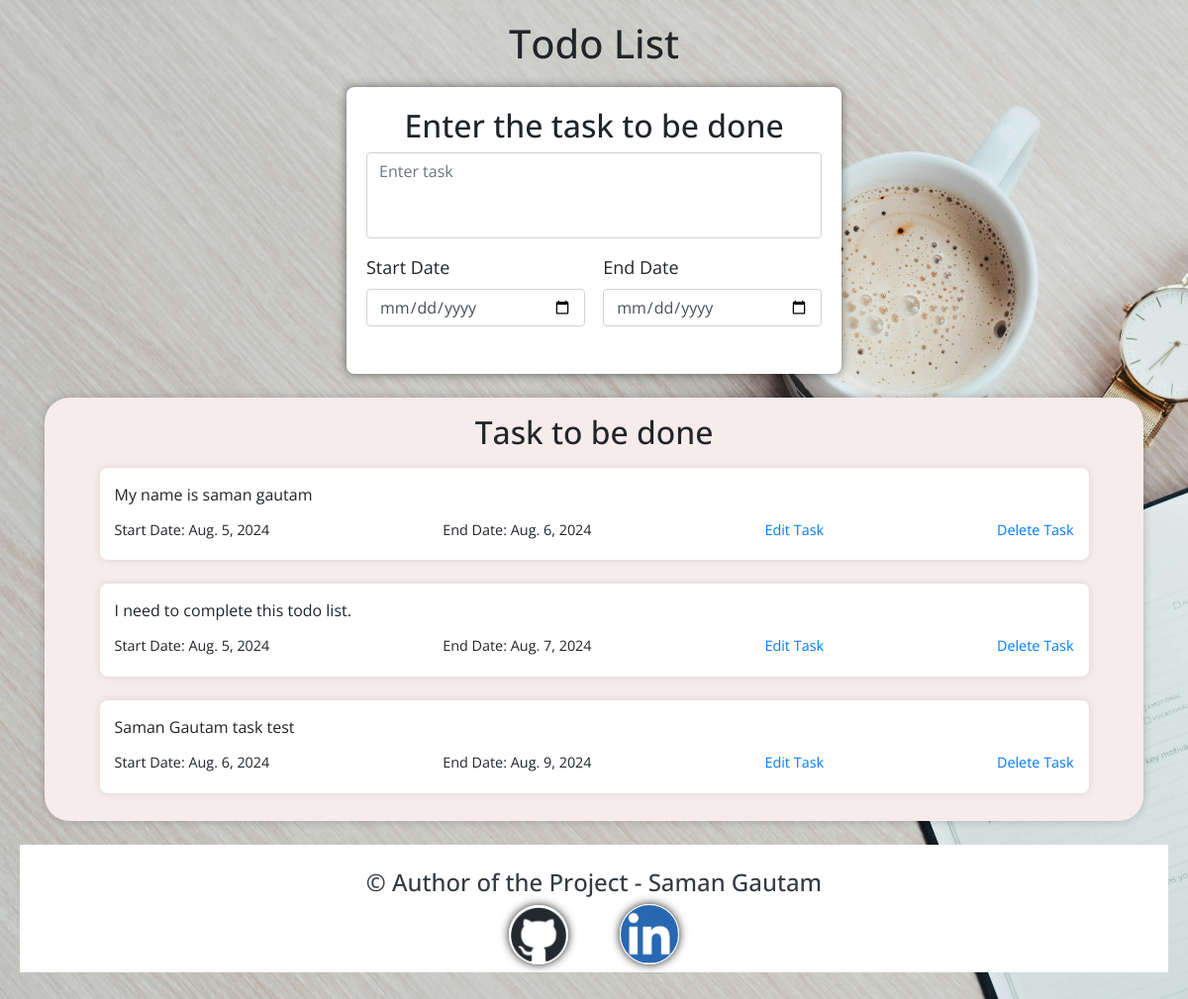
Before: /todo-list-tasks with the older database file.
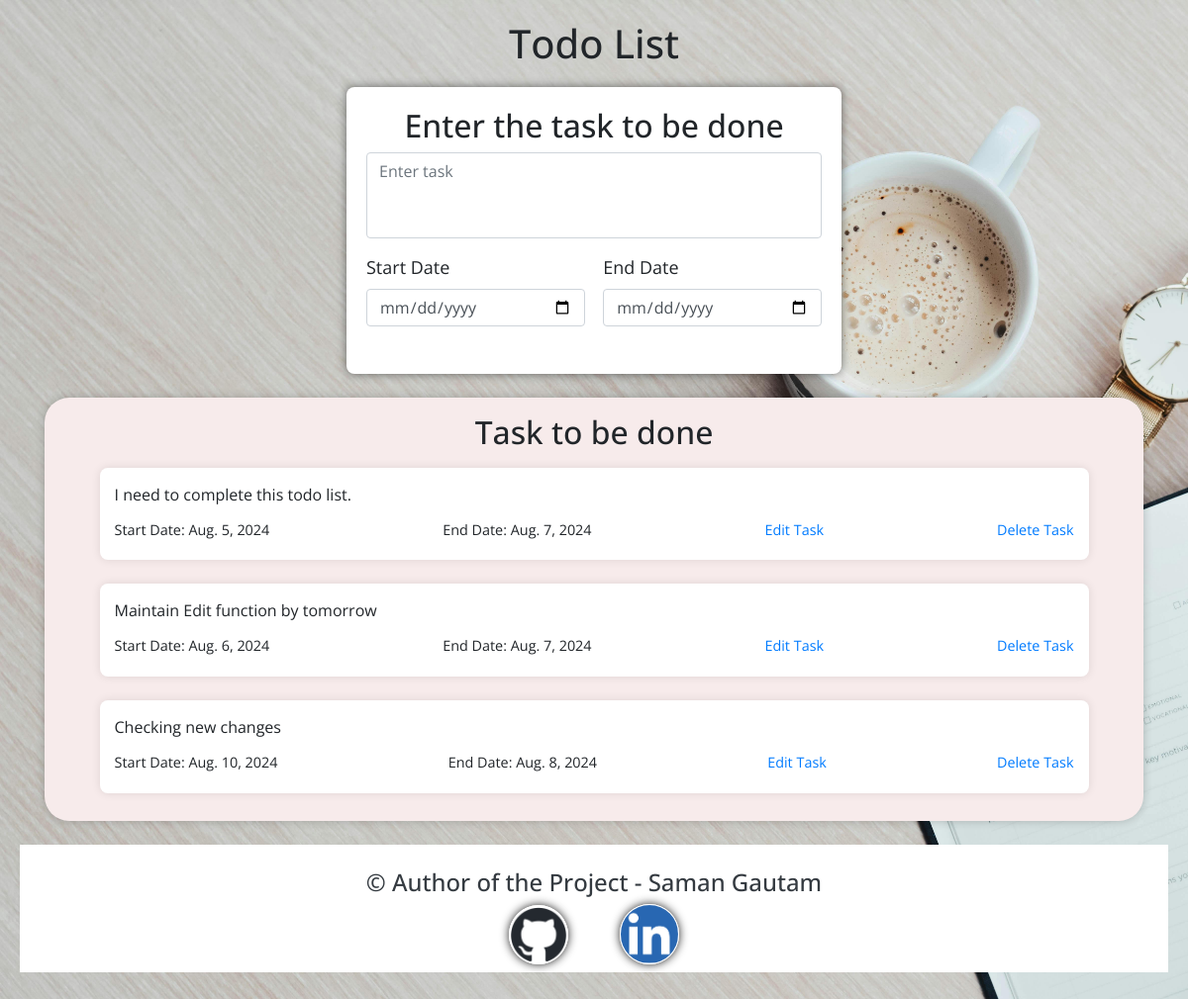
After: the same page with the newer database file.
### core/models.py (models this page shows, shortened)
class Task(models.Model):
    taskId = models.AutoField(primary_key=True)
    task = models.CharField(max_length=1500, null=True, blank=False, verbose_name='Add your task')
    start_date = models.DateField()
    end_date = models.DateField()

### core/views.py (the view)
# urls.py: path("todo-list-tasks", import_task, name="import_task"),
def import_task(request):
    details = Task.objects.all()
    context = {
        'details': details
    }
    return render(request=request, template_name='todolist.html', context=context)

### templates/todolist.html (shortened to what this page needs)
<!DOCTYPE html>
<html lang="en">
  {% load static %}
  <head>
    <link href="https://maxcdn.bootstrapcdn.com/bootstrap/4.5.2/css/bootstrap.min.css" rel="stylesheet" />
    <link href="{% static 'css/stylesheet.css' %}" rel="stylesheet" />
  </head>
  <body>
    <div class="container">
      <h1 class="text-center">Todo List</h1>
      <div class="form-container pb-2">
        <h2 class="text-center">Enter the task to be done</h2>
        <form id="todoForm" method="POST" action="{% url 'save_task' %}">
          <div class="form-group">
            <textarea class="form-control" id="task" placeholder="Enter task" name="task" required></textarea>
          </div>
          <div class="date-fields">
            <div class="form-group">
              <label for="startdate">Start Date</label>
              <input type="date" class="form-control" id="startdate" min="2024-06-15" name="startdate" required />
            </div>
            <div class="form-group">
              <label for="enddate">End Date</label>
              <input type="date" class="form-control" id="enddate" name="enddate" required />
            </div>
          </div>
        </form>
      </div>
      <div class="task-list pb-1 mt-4 mb-4" id="taskList">
        <h2 class="text-center pt-3 pb-2">Task to be done</h2>
        {% for i in details %}
          <div class="task-item mb-4">
            <p class="pb-2">{{ i.task }}</p>
            <div class="date-fields">
              <p>Start Date: {{ i.start_date }}</p>
              <p>End Date: {{ i.end_date }}</p>
              <a href="edit/task/{{i.taskId}}/">Edit Task</a>
              <a href="delete/task/{{ i.taskId }}">Delete Task</a>
            </div>
          </div>
        {% endfor %}
      </div>
    </div>
    <div class="footer text-center">
      <div class="p-2 mt-2 mb-2 bg-white text-dark">
        <div class="mt-3">
          <footer class="h4">&copy; Author of the Project - Saman Gautam</footer>
        </div>
        <div class="d-inline text-center mr-5 social-link">
          <a href="https://github.com/SamanGautam10" target="_blank"><img src="{% static 'images/github.png' %}" alt="GitHub Profile"/></a>
        </div>
        <div class="d-inline text-center social-link">
          <a href="https://www.linkedin.com/in/saman-gautam-288b26281/" target="_blank"><img src="{% static 'images/linkedin.png' %}" alt="GitHub Profile"/></a>
        </div>
      </div>
    </div>
  </body>
</html>

Changed rows visible on the page:
removed Task: task "My name is saman gautam", start_date "Aug. 5, 2024", end_date "Aug. 6, 2024"
removed Task: task "Saman Gautam task test", start_date "Aug. 6, 2024", end_date "Aug. 9, 2024"
added Task: task "Maintain Edit function by tomorrow", start_date "Aug. 6, 2024", end_date "Aug. 7, 2024"
added Task: task "Checking new changes", start_date "Aug. 10, 2024", end_date "Aug. 8, 2024"
